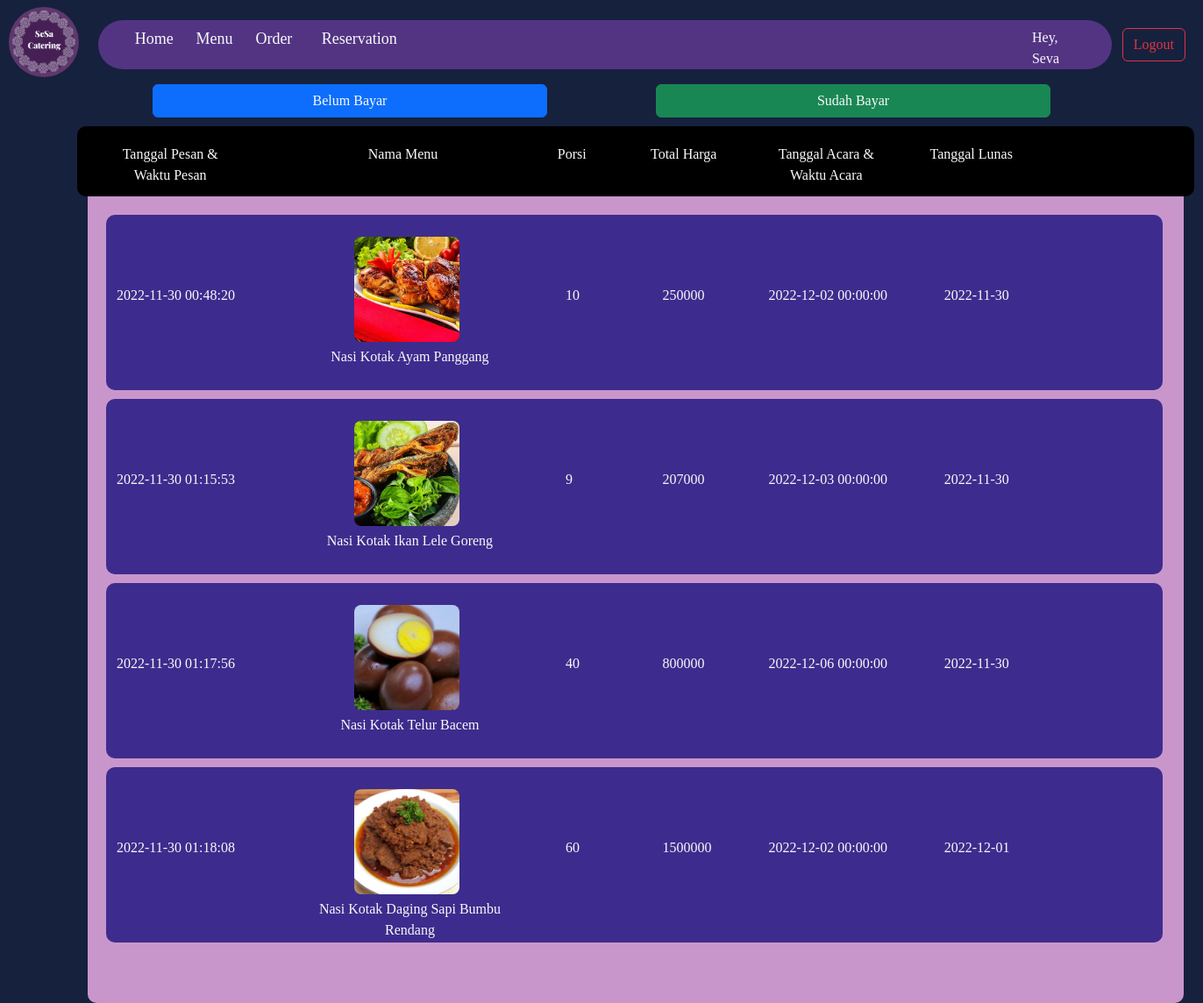
Screenshot of /Final-Project-S3/lunasPage.php (signed in) with the database file from the repository.
### tables this page shows
CREATE TABLE `transaksi` (
  `id_transaksi` int(11) NOT NULL,
  `id_pesanan` int(11) NOT NULL,
  `tanggal_lunas` date NOT NULL DEFAULT current_timestamp()
);

CREATE TABLE `pesanan` (
  `id_pesanan` int(11) NOT NULL,
  `id_user` int(11) NOT NULL,
  `id_menu` int(11) NOT NULL,
  `id_lauk` int(11) NOT NULL,
  `id_sayur` int(11) NOT NULL,
  `id_minuman` int(11) NOT NULL,
  `porsi` int(11) NOT NULL,
  `id_status` int(11) NOT NULL,
  `tgl_acara` date NOT NULL,
  `waktu_acara` time NOT NULL,
  `tglwaktu_pesan` datetime NOT NULL DEFAULT current_timestamp()
);

CREATE TABLE `menu` (
  `nama_menu` varchar(50) NOT NULL,
  `id_menu` int(11) NOT NULL,
  `id_lauk` int(11) NOT NULL,
  `harga` int(11) NOT NULL,
  `desk_menu1` text NOT NULL,
  `desk_menu2` text NOT NULL
);

### Final-Project-S3/lunasPage.php (the view, shortened to what this page needs)
<!DOCTYPE html>
<html lang="en">
<head>
    <link rel="stylesheet" href="style.css?v=<?php echo time(); ?>">
    <link href="https://cdn.jsdelivr.net/npm/bootstrap@5.2.2/dist/css/bootstrap.min.css" rel="stylesheet">
</head>
<body style="background-color:  rgb(22, 33, 62); font-family: serif;">
    <nav class="navbar navbar-expand-lg">
        <a href="homePage.php"><img src="assets/SeSa Catering.png" alt="logo SeSa.png" style="height: 80px; width: 80px; border-radius: 50%; margin-left: 10px;"></a>
        <div class="container-fluid">
            <div class="collapse navbar-collapse" id="navbarNav">
                <ul class="navbar-nav" style="margin-left: 10px; margin-top: 5px; background-color: rgb(83, 52, 131); border-radius: 40px;">
                    <li class="nav-item">
                        <a class="nav-link active text-light" style=" margin-left: 25px; margin-right: 10px; font-size: large;" aria-current="page" href="homePage.php">
                            <iconify-icon icon="material-symbols:home" inline style="color: white; margin-left: 20%" width="20" height="20"></iconify-icon>Home
                        </a>
                    </li>
                    <li class="nav-item">
                        <a class="nav-link active text-light" style=" margin-right: 10px; font-size: large;" aria-current="page" href="menuPage.php">
                            <iconify-icon icon="ic:baseline-menu-book" inline style="color: white; margin-left: 20%" width="20" height="20"></iconify-icon>Menu
                        </a>
                    </li>
                    <li class="nav-item">
                        <a class="nav-link text-light" style="font-size: large;" href="orderPage.php">
                            <iconify-icon inline icon="tabler:cup" style="color: white; margin-left: 20%" width="20" height="20"></iconify-icon>Order
                        </a>
                    </li>
                    <li class="nav-item">
                        <a class="nav-link text-light" style=" margin-right: 740px; font-size: large;" href="reservationPage.php">
                            <iconify-icon inline icon="icon-park-outline:transaction-order" style="color: white; margin-left: 30%" width="20" height="20"></iconify-icon>Reservation
                        </a>
                    </li>
                    <li class="nav-item text-light" style="margin-right: 40px; margin-top: 8px; margin-left: 2px; ">
                        <?php
                        $username = $_SESSION['username'];
                        ?>
                        Hey, <?= $username ?>
                    </li>
                </ul>
            </div>
        </div>
        <a href="logoutProcess.php" style="margin-right: 20px; margin-top: 5px;">
            <button type="button" class="btn btn-outline-danger">Logout</button>
        </a>
    </nav>
    <div style="column-count: 2; margin-bottom: 10px;">
        <center>
            <div>
                <a href="reservationPage.php">
                    <button type="button" class="btn btn-primary text-light" style=" width: 450px; margin-left: 120px;">Belum Bayar</button>
                </a>
            </div>
            <div>
                <a href="lunasPage.php">
                    <button type="button" class="btn btn-success text-light" style=" width: 450px; margin-right: 120px;">Sudah Bayar</button>
                </a>
            </div>
        </center>
    </div>
    <div style="background-color: rgb(201, 150, 204); width: 1250px; height: 1000px; margin-left: 100px; border-radius: 10px; ">
        <div class="row" style="background-color: black; border-radius: 10px; height: 80px; margin-bottom: 5px;">
            <div class="text-light text-center col-2" style="margin-top: 20px;">
                <div>Tanggal Pesan &</div>
                <div>Waktu Pesan</div>
            </div>
            <div class="text-light col-3" style="margin-top: 20px;">
                <center>
                    Nama Menu
                </center>
            </div>
            <div class="text-light col-1" style="margin-top: 20px; margin-left: 5px;">
                Porsi
            </div>
            <div class="text-light col-1" style="margin-top: 20px;">
                Total Harga
            </div>
            <div class="text-light text-center col-2" style="margin-top: 20px; ">
                <div>Tanggal Acara &</div>
                <div>Waktu Acara</div>
            </div>
            <div class="text-light col-2" style="margin-top: 20px;">
                Tanggal Lunas
            </div>
        </div>
        <div style="width: 1220px; height: 450px; padding: 6px;">
            <?php
            include('connect.php');
            $username = $_SESSION['username'];
            $sql_id = "SELECT * from user where username = '$username'";
            $query_id = mysqli_query($koneksi, $sql_id);
            $data_id = mysqli_fetch_array($query_id);
            $id =  $data_id['id_user'];
            $sql    = "SELECT * FROM transaksi INNER JOIN pesanan ON transaksi.id_pesanan = pesanan.id_pesanan INNER JOIN menu ON pesanan.id_menu = menu.id_menu  where id_user = $id && id_status = 2";
            $query    = mysqli_query($koneksi, $sql);
            while ($data = mysqli_fetch_array($query)) {
            ?>
                    <?php
                    $porsi = $data['porsi'];
                    $harga = $data['harga'];
                    $total_harga = $porsi * $harga;
                    ?>
                <div class="row" style="background-color:  rgb(61, 44, 141); border-radius: 10px; height: 200px; margin-left: 15px; margin-top: 10px; margin-bottom: 5px;">
                    <div class="text-light col-2" style="margin-top: 80px;">
                        <?= $data['tglwaktu_pesan']; ?>
                    </div>
                    <div class="text-light text-center col-3" style="margin-top: 20px;">
                        <div style="width: 50px; height: 50px;">
                            <img src="assets/<?= $data['id_menu']; ?>.jpg" alt="assets/<?= $data['id_menu']; ?>.jpeg" class="lunasImage">
                        </div>
                        <div style="margin-top: 80px; margin-right: 10px"><?= $data['nama_menu']; ?></div>
                    </div>
                    <div class=" text-light col-1" style="margin-top: 80px; margin-left: 10px;">
                        <?= $porsi ?>
                    </div>
                    <div class=" text-light col-1" style="margin-top: 80px; margin-left: 10px">
                        <?= $total_harga ?>
                    </div>
                    <div class=" text-light text-center col-2" style="margin-top: 80px;">
                        <?= $data['tgl_acara'] ?> <?= $data['waktu_acara'] ?>
                    </div>
                    <div class=" text-light col-2" style="margin-top: 80px; margin-left: 20px;">
                        <?= $data['tanggal_lunas'] ?>
                    </div>
                </div>
            <?php } ?>
        </div>
    </div>
</body>
</html>

### Final-Project-S3/style.css (style rules this page uses)
.lunasImage { height: 120px; width: 120px; border-radius: 8px; margin-top: 5px; margin-left: 70px; }

### rows the page displays
transaksi: id_pesanan.tglwaktu_pesan "2022-11-30 00:48:20", shows a picture, menu.nama_menu "Nasi Kotak Ayam Panggang", id_pesanan.porsi "10", id_pesanan.harga "250000", id_pesanan.tgl_acara "2022-12-02", id_pesanan.waktu_acara "00:00:00", tanggal_lunas "2022-11-30"
transaksi: id_pesanan.tglwaktu_pesan "2022-11-30 01:15:53", shows a picture, menu.nama_menu "Nasi Kotak Ikan Lele Goreng", id_pesanan.porsi "9", id_pesanan.harga "207000", id_pesanan.tgl_acara "2022-12-03", id_pesanan.waktu_acara "00:00:00", tanggal_lunas "2022-11-30"
transaksi: id_pesanan.tglwaktu_pesan "2022-11-30 01:17:56", shows a picture, menu.nama_menu "Nasi Kotak Telur Bacem", id_pesanan.porsi "40", id_pesanan.harga "800000", id_pesanan.tgl_acara "2022-12-06", id_pesanan.waktu_acara "00:00:00", tanggal_lunas "2022-11-30"
transaksi: id_pesanan.tglwaktu_pesan "2022-11-30 01:18:08", shows a picture, menu.nama_menu "Nasi Kotak Daging Sapi Bumbu Rendang", id_pesanan.porsi "60", id_pesanan.harga "1500000", id_pesanan.tgl_acara "2022-12-02", id_pesanan.waktu_acara "00:00:00", tanggal_lunas "2022-12-01"

### other values shown
$username "Seva"
